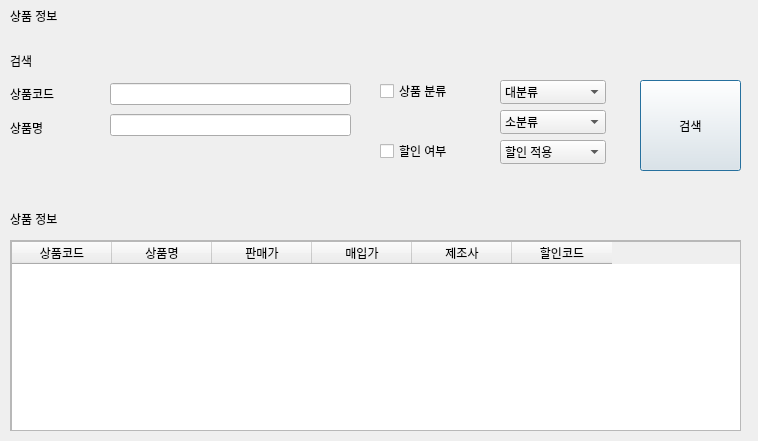
<?xml version="1.0" encoding="UTF-8"?>
<ui version="4.0">
 <class>Dialog</class>
 <widget class="QDialog" name="Dialog">
  <property name="geometry">
   <rect>
    <x>0</x>
    <y>0</y>
    <width>758</width>
    <height>441</height>
   </rect>
  </property>
  <property name="windowTitle">
   <string>Dialog</string>
  </property>
  <widget class="QWidget" name="horizontalLayoutWidget">
   <property name="geometry">
    <rect>
     <x>10</x>
     <y>0</y>
     <width>721</width>
     <height>31</height>
    </rect>
   </property>
   <layout class="QHBoxLayout" name="horizontalLayout">
    <item>
     <widget class="QLabel" name="label">
      <property name="text">
       <string>상품 정보</string>
      </property>
     </widget>
    </item>
   </layout>
  </widget>
  <widget class="QLabel" name="label_2">
   <property name="geometry">
    <rect>
     <x>10</x>
     <y>50</y>
     <width>51</width>
     <height>21</height>
    </rect>
   </property>
   <property name="text">
    <string>검색</string>
   </property>
  </widget>
  <widget class="QWidget" name="verticalLayoutWidget">
   <property name="geometry">
    <rect>
     <x>10</x>
     <y>80</y>
     <width>91</width>
     <height>61</height>
    </rect>
   </property>
   <layout class="QVBoxLayout" name="verticalLayout">
    <item>
     <widget class="QLabel" name="label_3">
      <property name="enabled">
       <bool>true</bool>
      </property>
      <property name="text">
       <string>상품코드</string>
      </property>
     </widget>
    </item>
    <item>
     <widget class="QLabel" name="label_4">
      <property name="enabled">
       <bool>true</bool>
      </property>
      <property name="autoFillBackground">
       <bool>false</bool>
      </property>
      <property name="text">
       <string>상품명</string>
      </property>
     </widget>
    </item>
   </layout>
  </widget>
  <widget class="QWidget" name="verticalLayoutWidget_2">
   <property name="geometry">
    <rect>
     <x>110</x>
     <y>80</y>
     <width>241</width>
     <height>61</height>
    </rect>
   </property>
   <layout class="QVBoxLayout" name="verticalLayout_2">
    <item>
     <widget class="QLineEdit" name="lineEdit"/>
    </item>
    <item>
     <widget class="QLineEdit" name="lineEdit_2"/>
    </item>
   </layout>
  </widget>
  <widget class="QCheckBox" name="checkBox_2">
   <property name="enabled">
    <bool>true</bool>
   </property>
   <property name="geometry">
    <rect>
     <x>380</x>
     <y>80</y>
     <width>116</width>
     <height>22</height>
    </rect>
   </property>
   <property name="text">
    <string>상품 분류</string>
   </property>
  </widget>
  <widget class="QComboBox" name="comboBox">
   <property name="geometry">
    <rect>
     <x>500</x>
     <y>80</y>
     <width>106</width>
     <height>24</height>
    </rect>
   </property>
   <item>
    <property name="text">
     <string>대분류</string>
    </property>
   </item>
  </widget>
  <widget class="QComboBox" name="comboBox_2">
   <property name="geometry">
    <rect>
     <x>500</x>
     <y>110</y>
     <width>106</width>
     <height>24</height>
    </rect>
   </property>
   <item>
    <property name="text">
     <string>소분류</string>
    </property>
   </item>
  </widget>
  <widget class="QComboBox" name="comboBox_3">
   <property name="geometry">
    <rect>
     <x>500</x>
     <y>140</y>
     <width>106</width>
     <height>24</height>
    </rect>
   </property>
   <item>
    <property name="text">
     <string>할인 적용 </string>
    </property>
   </item>
   <item>
    <property name="text">
     <string>할인 없음</string>
    </property>
   </item>
  </widget>
  <widget class="QCheckBox" name="checkBox">
   <property name="geometry">
    <rect>
     <x>380</x>
     <y>140</y>
     <width>116</width>
     <height>22</height>
    </rect>
   </property>
   <property name="text">
    <string>할인 여부</string>
   </property>
  </widget>
  <widget class="QPushButton" name="pushButton">
   <property name="geometry">
    <rect>
     <x>640</x>
     <y>80</y>
     <width>101</width>
     <height>91</height>
    </rect>
   </property>
   <property name="text">
    <string>검색</string>
   </property>
  </widget>
  <widget class="QLabel" name="label_8">
   <property name="geometry">
    <rect>
     <x>10</x>
     <y>210</y>
     <width>77</width>
     <height>18</height>
    </rect>
   </property>
   <property name="text">
    <string>상품 정보</string>
   </property>
  </widget>
  <widget class="QScrollArea" name="scrollArea">
   <property name="geometry">
    <rect>
     <x>10</x>
     <y>240</y>
     <width>731</width>
     <height>191</height>
    </rect>
   </property>
   <property name="widgetResizable">
    <bool>true</bool>
   </property>
   <widget class="QWidget" name="scrollAreaWidgetContents">
    <property name="geometry">
     <rect>
      <x>0</x>
      <y>0</y>
      <width>729</width>
      <height>189</height>
     </rect>
    </property>
    <widget class="QTableWidget" name="tableWidget">
     <property name="geometry">
      <rect>
       <x>0</x>
       <y>0</y>
       <width>731</width>
       <height>192</height>
      </rect>
     </property>
     <column>
      <property name="text">
       <string>상품코드</string>
      </property>
     </column>
     <column>
      <property name="text">
       <string>상품명</string>
      </property>
     </column>
     <column>
      <property name="text">
       <string>판매가</string>
      </property>
     </column>
     <column>
      <property name="text">
       <string>매입가</string>
      </property>
     </column>
     <column>
      <property name="text">
       <string>제조사</string>
      </property>
     </column>
     <column>
      <property name="text">
       <string>할인코드</string>
      </property>
     </column>
    </widget>
   </widget>
  </widget>
 </widget>
 <resources/>
 <connections/>
</ui>
